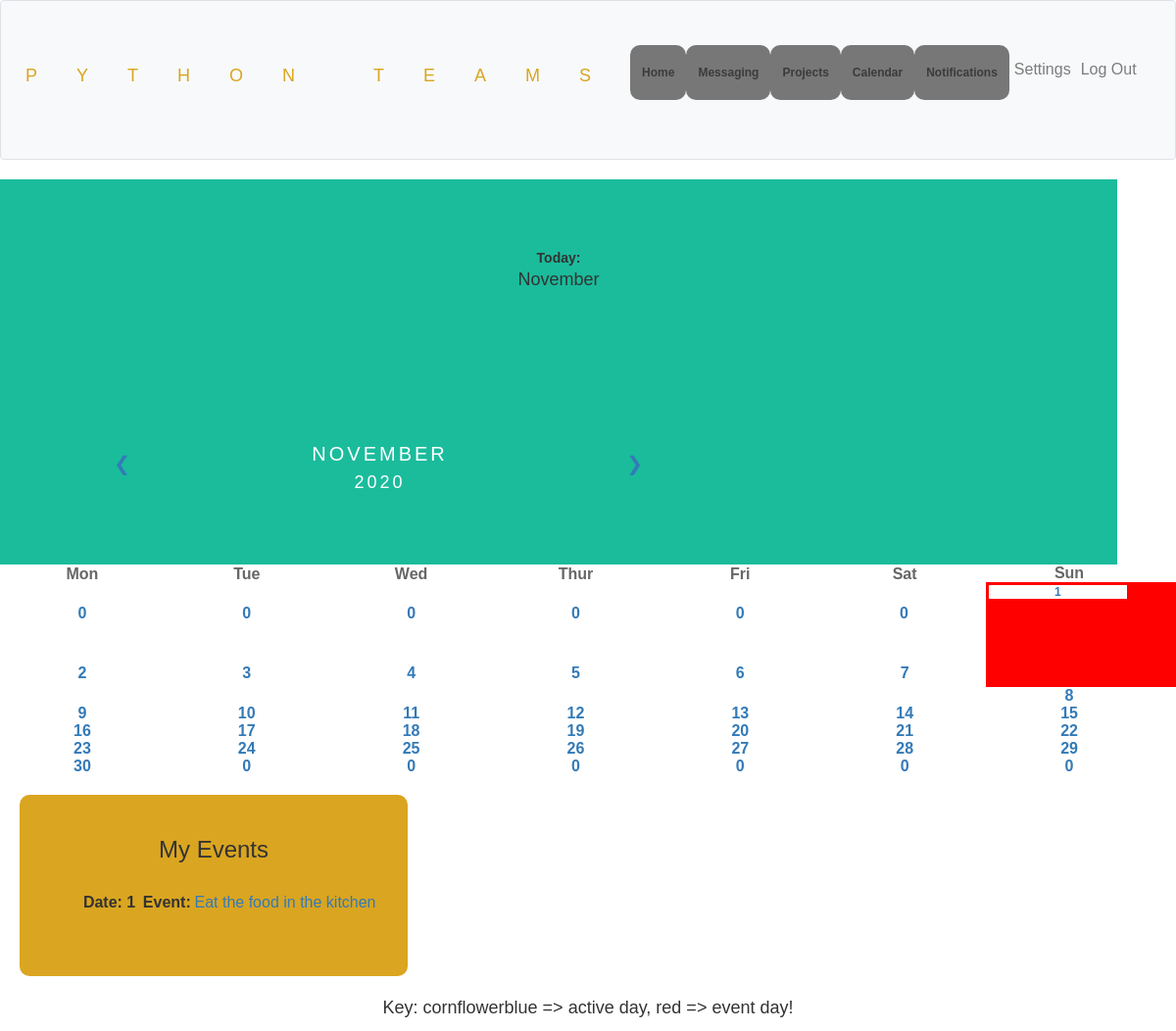
/current_date (signed in), run on the app's committed database.
### tables this page shows
CREATE TABLE George_calendar(id INTEGER NOT NULL PRIMARY KEY AUTOINCREMENT, title VARCHAR(255) NOT NULL, event TEXT NOT NULL, date_created DATETIME, day INTEGER, month VARCHAR(25), year INTEGER);

### app.py (the view)
@app.route('/current_date', methods=['POST', 'GET'])
@login_required
def current_date():
    username = session.get('username', None)
    current_month = helpers.retrieve_current_month()
    current_year = helpers.retrieve_current_year()
    current_month_index = helpers.retrieve_current_month_index(month=current_month) + 1
    month_calendar = helpers.retrieve_month_dates(year=current_year, month=current_month_index)
    month_events = helpers.retrieve_all_events_in_month(Username=username, Month=current_month)
    return render_template('calendar(2).html', current_month=current_month, current_year=current_year, month_calendar=month_calendar, month_events=month_events)

### app.py (called while the page is built)
@app.after_request
def after_request(response):
    response.headers["Cache-Control"] = "no-chache, no-store, must-revalidare"
    response.headers["Expires"] = 0
    response.headers["Pragma"] = "no-cache"
    return response

### helpers.py (called while the page is built)
def login_required(f):
    @wraps(f)
    def decorated_function(*args, **kwargs):
        if session.get("user_id") is None:
            return redirect("/login")
        return f(*args, **kwargs)
    return decorated_function

def retrieve_current_month():
    now = datetime.utcnow()
    current_month = months[now.month - 1]
    return current_month

def retrieve_current_year():
    now = datetime.utcnow()
    current_year = now.year
    return current_year

def retrieve_month_dates(year, month):
    month_calendar = calendar.monthcalendar(year=year, month=month)
    return month_calendar

def retrieve_current_month_index(month):
    current_month_index = int(months.index(month))
    return current_month_index

def retrieve_all_events_in_month(Username, Month):
    conn = None
    try:
        calendar_events = {} #dict
        conn = sqlite3.connect(DB)
        c = conn.cursor()
        c.execute(f'''SELECT * FROM {Username}_calendar WHERE month = :month''', (Month,))
        calendar_events_list = list(c.fetchall())
        conn.close()
        if calendar_events_list:
            for calendar_db_entry in calendar_events_list:
                calendar_events[calendar_db_entry[4]] = calendar_db_entry
        return calendar_events
    except sqlite3.OperationalError as e:
        print(e)

### templates/calendar(2).html (shortened to what this page needs)
{% extends 'userpage_base_layout.html' %}
{% block body %}
    <div class="month" style="text-align:center;gravity:center;">
        <b>Today: </b><p>{{ current_month }} {{ current_day }}</p>
    </div>
    <div class="month">
  <ul>
    <li class="prev"><a href="/prev/{{ current_month }}">&#10094;</a></li>
    <li>{{ current_month }}<br><span style="font-size:18px">{{ current_year }}</span></li>
      <li class="next"><a href="/next/{{ current_month }}/{{ current_year }}">&#10095;</a></li>
      <br><li><a href="/current_date">{{ go_back_to_current_date }}</a></li>
  </ul>
</div>
<table style="width:100%">
  <tr>
    <th>Mon</th>
    <th>Tue</th>
    <th>Wed</th>
    <th>Thur</th>
    <th>Fri</th>
    <th>Sat</th>
    <th>Sun</th>
  </tr>
    {% for dates in month_calendar %}
        <tr>
            {% for date in dates %}
                {% if date in month_events.keys() %}
                    {% if date == current_day %}
                        <th class="daysactive daysevent"><a href="/view_event/{{ date }}/{{ current_month }}/{{ current_year }}">{{ date }}</a></th>
                    {% else %}
                        <th class="daysevent"><a href="/view_event/{{ date }}/{{ current_month }}/{{ current_year }}">{{ date }}</a></th>
                    {% endif %}
                {% else %}
                    {% if date == current_day %}
                        <th class="daysactive"><a href="/new_event/{{ date }}/{{ current_month }}/{{ current_year }}">{{ date }}</a></th>
                    {% else %}
                        <th><a href="/new_event/{{ date }}/{{ current_month }}/{{ current_year }}">{{ date }}</a></th>
                    {% endif %}
                {% endif %}
            {% endfor %}
        </tr>
    {% endfor %}
</table>
<div class = "eventslist">
<h3>My Events</h3>
     <ul>
        {% if month_events %}
            {% for key in month_events.keys() %}
         <b>Date: {{ key }}</b><br><b> Event: </b><li><a href="/view_event/{{ key }}/{{ month_events[key][5] }}/{{ month_events[key][6] }}">{{ month_events[key][2] }}</a></li><br>
            {% endfor %}
        {% else %}
            <h3>No events here!</h3>
        {% endif %}
    </ul>
</div>
<p style="text-align:left end;">Key: cornflowerblue => active day, red => event day!</p>
{% endblock %}

### static/register.css (style rules this page uses)
ul { padding-bottom: 30px; list-style: none; text-decoration: none; display:flex; justify-content: space-around; list-style: none; padding-top: 20px; font-size: 16px; }
li a { text-decoration: none; list-style: none; }
body { color: #fff; font-family: 'Roboto', sans-serif; }

### static/messaging.css (style rules this page uses)
h3 { word-break: break-all; text-align: center; font-size: 20px; }
p { text-align: center; font-size: 18px; }

### static/settings.css (style rules this page uses)
ul { padding-bottom: 30px; list-style: none; text-decoration: none; display:flex; justify-content: space-around; list-style: none; padding-top: 20px; font-size: 16px; }
li a { text-decoration: none; list-style: none; }

### static/notifications.css (style rules this page uses)
ul { padding-bottom: 30px; list-style: none; text-decoration: none; display:flex; justify-content: space-around; list-style: none; padding-top: 20px; font-size: 16px; }
li a { text-decoration: none; }

### static/calendar(2).css (style rules this page uses)
li a { text-decoration: none; }
ul { list-style-type: none; }
body { font-family: Verdana, sans-serif; }
.month { padding: 70px 25px; width: 95%; background: #1abc9c; text-align: center; }
.month ul { margin: 0; padding: 0; }
.month ul li { color: white; font-size: 20px; text-transform: uppercase; letter-spacing: 3px; }
.month .prev { float: left; padding-top: 10px; }
.month .next { float: right; padding-top: 10px; }
.eventslist { border: 3px solid goldenrod; padding: 20px; margin: 20px; background-color: goldenrod; border-radius: 10px; width: 33%; }
th { width: 13.6%; color: #666; text-align: center; }
.daysevent { list-style-type: none; width: 8.6%; vertical-align: text-top; border-bottom: 90px; border-right: 50px; border-style: solid; margin-bottom: 15px; font-size:12px; color:red; }

### data on the page
George_calendar: month "November", month "NOVEMBER", event "Eat the food in the kitchen"

### other printed values
{{ current_year }} "2020"
{{ date }} "0" "0" "0" "0" "0" "0" "2" "3" "4" "5" "6" "7" "8" "9" "10" "11" "12" "13" "14" "15" "16" "17" "18" "19" "20" "21" "22" "23" "24" "25" "26" "27" "28" "29" "30" "0" "0" "0" "0" "0" "0"
{{ date }} "1"
{{ key }} "1"
